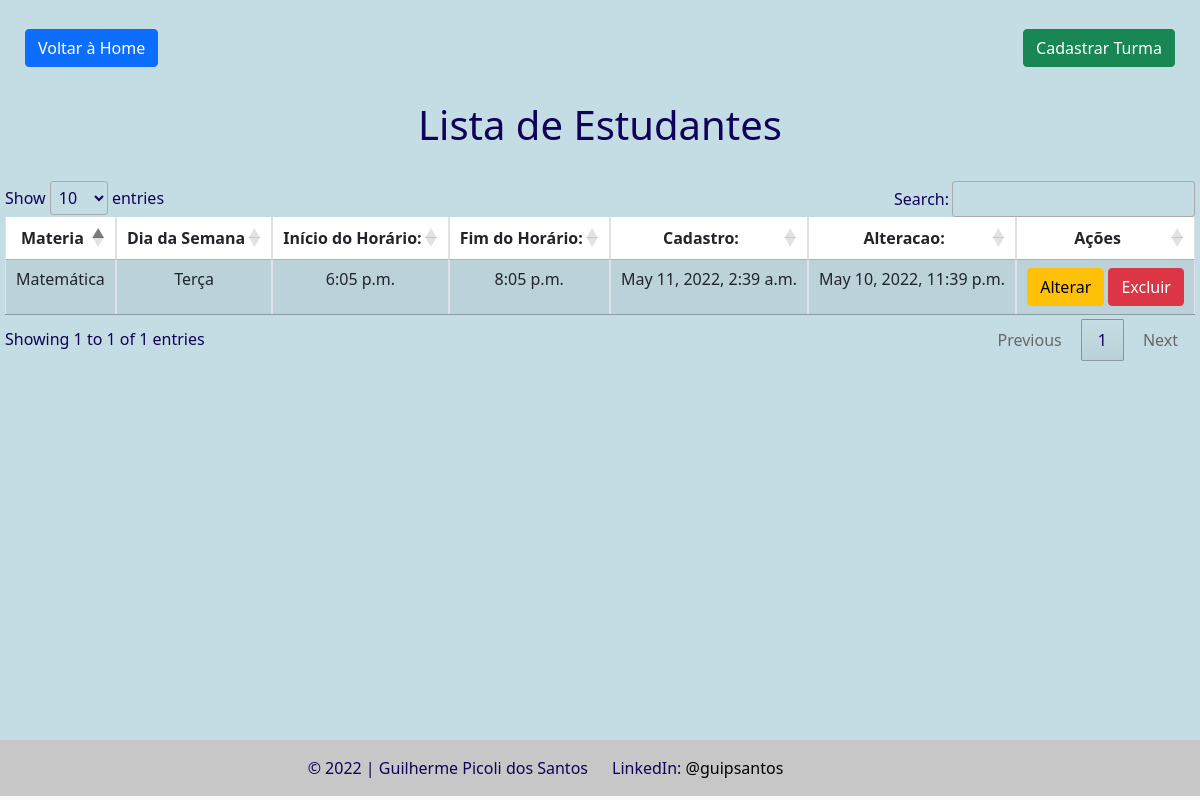
The app's page /DjangoProject/AlunoApp/listar/turma/ with its own data.
### AlunoApp/models.py (models this page shows, shortened)
class Turma(models.Model):
    DIA_LST = (
        ('1','Segunda'),
        ('2','Terça'),
        ('3','Quarta'),
        ('4','Quinta'),
        ('5','Sexta'),
    )
    MATERIA_LST = (
        ('1','Português'),
        ('2','Matemática'),
        ('3','Ciências'),
        ('4','Artes'),
        ('5','Educação Física'),
    )
    nome = models.CharField(max_length=250)
    materia = models.CharField(max_length=1, null=False, blank=False, choices=MATERIA_LST)
    dia_semana = models.CharField(max_length=1, null=False, blank=False, choices=DIA_LST)
    hora_inicio = models.TimeField(blank=True, null=True)
    hora_termino = models.TimeField(blank=True, null=True)
    data_alteracao = models.DateTimeField(blank=True, null=True, verbose_name='Data de alteração:')
    data_cadastro = models.DateTimeField(auto_now_add=True, verbose_name='Data de cadastro:')
    class Meta:
        db_table = 'alunoapp_turma'

### AlunoApp/views.py (the view)
class TurmaListView(ListView):
    template_name = 'AlunoApp/listar-turma.html'
    model = Turma
    def get(self, request, **kwargs):
        turma_lst = Turma.objects.all().order_by('id')
        return render(request, self.template_name, {'turma_lst': turma_lst})

### AlunoApp/templates/AlunoApp/listar-turma.html (shortened to what this page needs)
{% block conteudo %}
<html>
    <head>
		<link href="https://cdn.jsdelivr.net/npm/bootstrap@5.1.3/dist/css/bootstrap.min.css" rel="stylesheet">
        <link rel="stylesheet" href="https://cdn.datatables.net/1.10.19/css/jquery.dataTables.min.css" />
	</head>
    <body>
        <div class="col-md-12">
            <br>
            <a href="{% url 'AlunoApp:index' %}">
                <button type="button" class="btn btn-primary fa fa-file-o pull-left" id="index-btn">
                    Voltar à Home
                </button>
            </a>
            <a href="{% url 'AlunoApp:cadastrar-turma' %}">
                <button type="button" class="btn btn-success fa fa-file-o pull-right" id="cmd-novo">
                    Cadastrar Turma
                </button>
            </a>
            <br><br>
        </div>
        <br>
        <h1 class="text-center">Lista de Estudantes</h1>
        <br>
        <table class="table table-bordered table-striped tabela-datatables" id="tabela-turmas">
            <thead>
                <tr>
                    <th class="text-center">Materia</th>
                    <th class="text-center">Dia da Semana</th>
                    <th class="text-center">Início do Horário:</th>
                    <th class="text-center">Fim do Horário:</th>
                    <th class="text-center">Cadastro:</th>
                    <th class="text-center">Alteracao:</th>
                    <th class="text-center">Ações</th>
                </tr>
            </thead>
            <tbody>
                {% for turma in turma_lst %}
                    <tr>
                        <td class="text-center">{{ turma.get_materia_display }}</td>
                        <td class="text-center">{{ turma.get_dia_semana_display }}</td>
                        <td class="text-center">{{ turma.hora_inicio }}</td>
                        <td class="text-center">{{ turma.hora_termino }}</td>
                        <td class="text-center">{{ turma.data_cadastro }}</td>
                        <td class="text-center">{{ turma.data_alteracao}}</td>
                        <td class="text-center">
                            <a href="{% url 'AlunoApp:alterar-turma' turma.id %}">
                                <button type="button" class="btn btn-warning">Alterar</button>
                            </a>
                            <a href="{% url 'AlunoApp:excluir-turma' turma.id %}">
                                <button type="button" class="btn btn-danger">Excluir</button>
                            </a>
                        </td>
                    </tr>
                {% endfor %}
            </tbody>
        </table>
        <br><br><br>
		<footer class="bg-light text-center text-lg-start" id="footer">
			<div class="row p-3" style="background-color: rgba(0, 0, 0, 0.2);">
				<div class="col-md-6 text-end">
					© 2022 | Guilherme Picoli dos Santos
				</div>
				<div class="col-md-6 text-start">
					LinkedIn: <a href="https://www.linkedin.com/in/guipsantos/">@guipsantos</a>
				</div>
			</div>
		</footer>
    </body>
</html>
{% endblock %}

### AlunoApp/templates/AlunoApp/listar-turma.html (style rules this page uses)
body { padding:5px; background-color:rgb(196, 221, 228); color:rgb(15, 2, 88) ; }
#footer { position: fixed; height: 60px; bottom: 0px; left: 0px; right: 0px; margin-bottom: 0px; }
a { text-decoration: none; color:black; }
tr { background-color:white; }
.pull-right { float:right; margin-right:20px; }
.pull-left { float:left; margin-left:20px; }

### records on screen
Turma: materia "Matemática", dia_semana "Terça", hora_inicio "6:05 p.m.", hora_termino "8:05 p.m.", data_cadastro "May 11, 2022, 2:39 a.m.", data_alteracao "May 10, 2022, 11:39 p.m."
